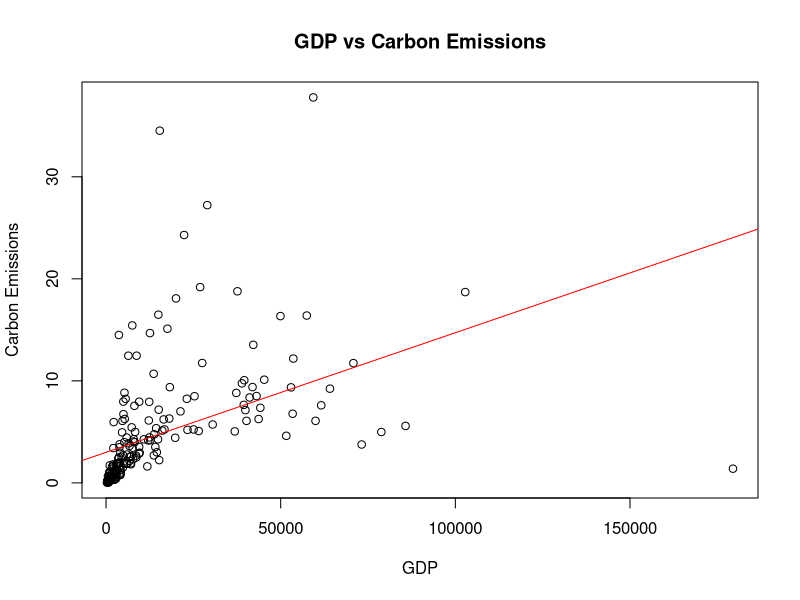
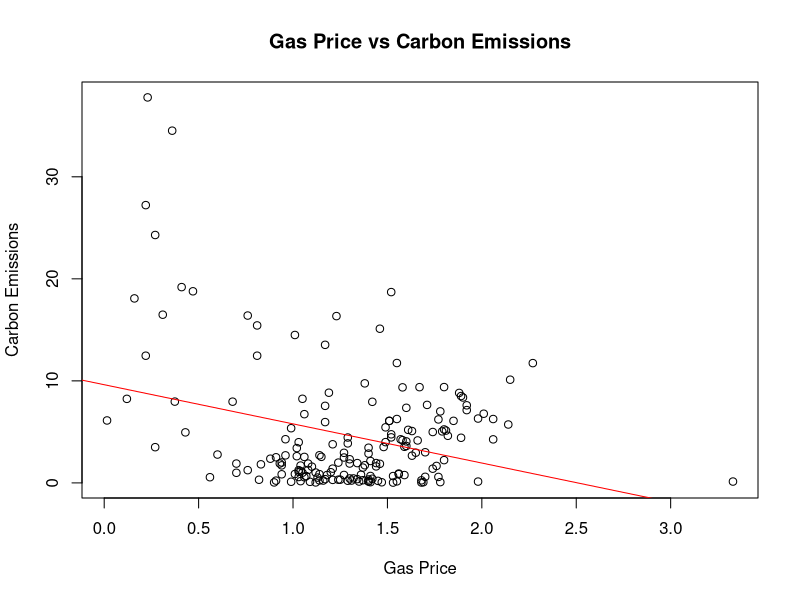
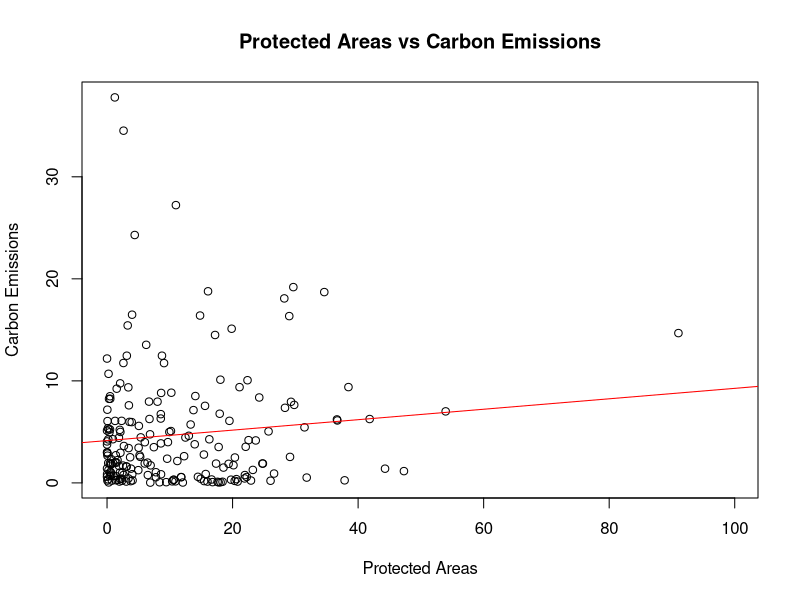
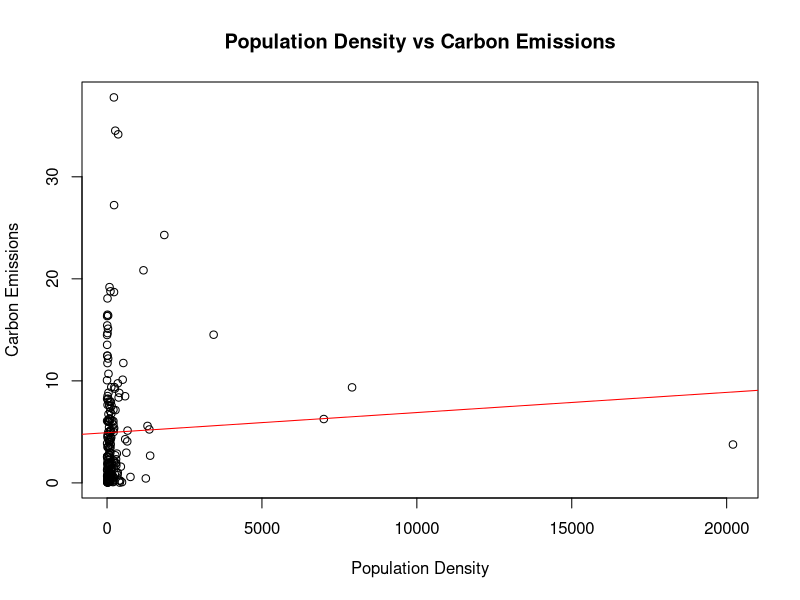
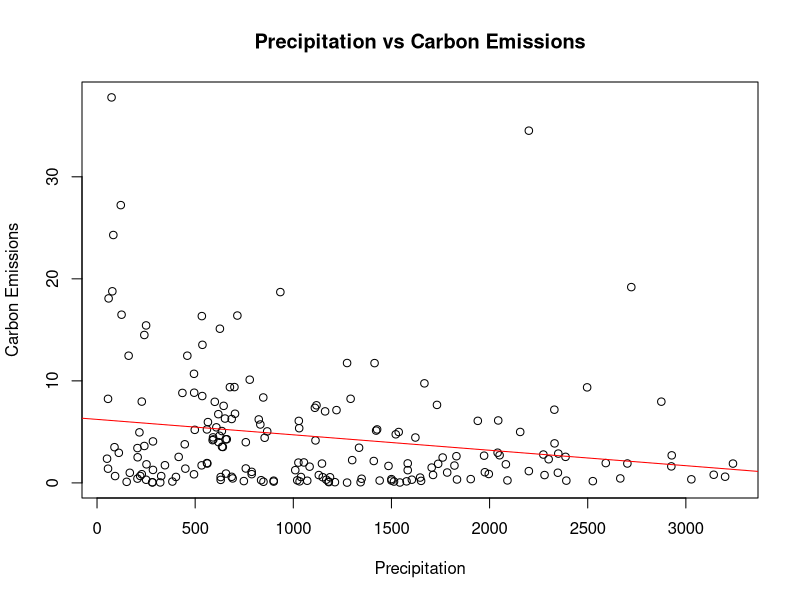
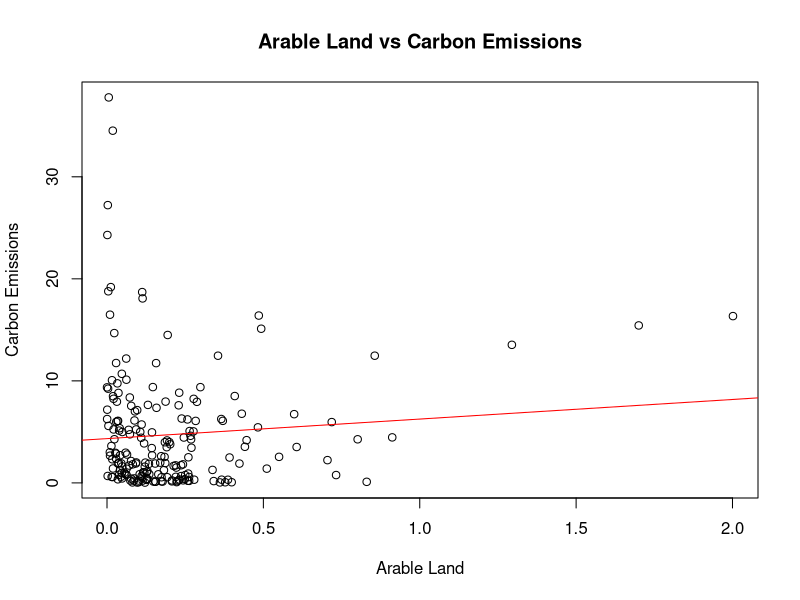

Write the R code that produced these figures, in order.
## ---- chunk 1
knitr::opts_chunk$set(echo = TRUE)
## ---- chunk 2
data <- read.csv("World_Development_Indicators.csv", na.strings = "#N/A")
CO2 = data[,"EN.ATM.CO2E.PC"]
## ---- chunk 3

# Create vectors of actual column names and what we want the variable names to be
xlabel_names = c("GDP","Gas Price","Protected Areas","Population Density",
                   "Precipitation", "Arable Land")
column_names = c("NY.GDP.PCAP.CD", "EP.PMP.SGAS.CD", "ER.PTD.TOTL.ZS", "EN.POP.DNST",
                  "AG.LND.PRCP.MM", "AG.LND.ARBL.HA.PC")

# Pull Out data from dataframe for each variable
GDP = data[,"NY.GDP.PCAP.CD"]
GasPrice = data[,"EP.PMP.SGAS.CD"]
ProtectedAreas = data[,"ER.PTD.TOTL.ZS"]
PopDens = data[,"EN.POP.DNST"]
Precipitation = data[,"AG.LND.PRCP.MM"]
ArableLand = data[,"AG.LND.ARBL.HA.PC"]


# Graph each variable
for (i in 1:6){
  xvariable = column_names[i]
  x_label = xlabel_names[i]
  
  plot(data[,xvariable], CO2, ylab = "Carbon Emissions", xlab = x_label, main = 
         paste(x_label, "vs Carbon Emissions"))
  
  # Fit a linear regression model
  lm_model <- lm(CO2 ~ data[, xvariable])
  
  # Add the line of best fit to the plot
  abline(lm_model, col = "red")
}
## ---- chunk 4
# Create table of correlation values
print("***GDP***")
cor(GDP, CO2, use = "complete.obs")
fit_GDP = lm(formula = EN.ATM.CO2E.PC ~ NY.GDP.PCAP.CD, data = data)
summary(fit_GDP)

print("***Gas Price***")
cor(GasPrice, CO2, use = "complete.obs")
fit_GasPrice = lm(formula = EN.ATM.CO2E.PC ~ EP.PMP.SGAS.CD, data = data)
summary(fit_GasPrice)

print("***Protected Areas***")
cor(ProtectedAreas, CO2, use = "complete.obs")
fit_ProtectedAreas = lm(formula = EN.ATM.CO2E.PC ~ ER.PTD.TOTL.ZS, data = data)
summary(fit_ProtectedAreas)

print("***Population Density***")
cor(PopDens, CO2, use = "complete.obs")
fit_PopDens = lm(formula = EN.ATM.CO2E.PC ~ EN.POP.DNST, data = data)
summary(fit_PopDens)

print("***Precipiation***")
cor(Precipitation, CO2, use = "complete.obs")
fit_Precipitation = lm(formula = EN.ATM.CO2E.PC ~ AG.LND.PRCP.MM, data = data)
summary(fit_Precipitation)

print("***Arable Land***")
cor(ArableLand, CO2, use = "complete.obs")
fit_ArableLand = lm(formula = EN.ATM.CO2E.PC ~ AG.LND.ARBL.HA.PC, data = data)
summary(fit_ArableLand)

